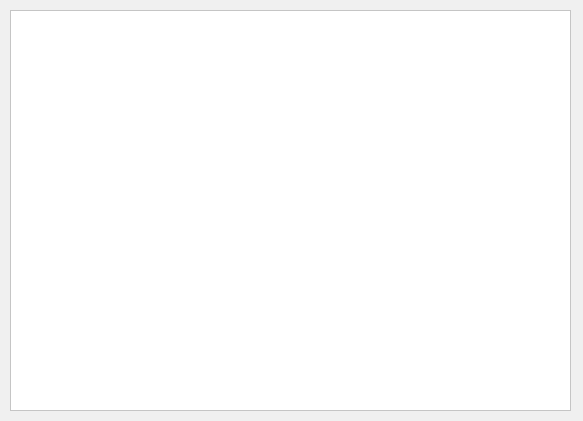
<?xml version="1.0" encoding="UTF-8"?>
<ui version="4.0">
 <class>dlg_patientprescriptions</class>
 <widget class="QDialog" name="dlg_patientprescriptions">
  <property name="geometry">
   <rect>
    <x>0</x>
    <y>0</y>
    <width>583</width>
    <height>421</height>
   </rect>
  </property>
  <property name="windowTitle">
   <string>患者处方总览</string>
  </property>
  <property name="styleSheet">
   <string notr="true">background-color: rgb(240, 240, 240);</string>
  </property>
  <widget class="QTableWidget" name="tableWidget">
   <property name="geometry">
    <rect>
     <x>10</x>
     <y>10</y>
     <width>561</width>
     <height>401</height>
    </rect>
   </property>
   <property name="styleSheet">
    <string notr="true">background-color: rgb(255, 255, 255);</string>
   </property>
   <property name="editTriggers">
    <set>QAbstractItemView::NoEditTriggers</set>
   </property>
   <attribute name="verticalHeaderVisible">
    <bool>false</bool>
   </attribute>
  </widget>
 </widget>
 <resources/>
 <connections/>
</ui>
